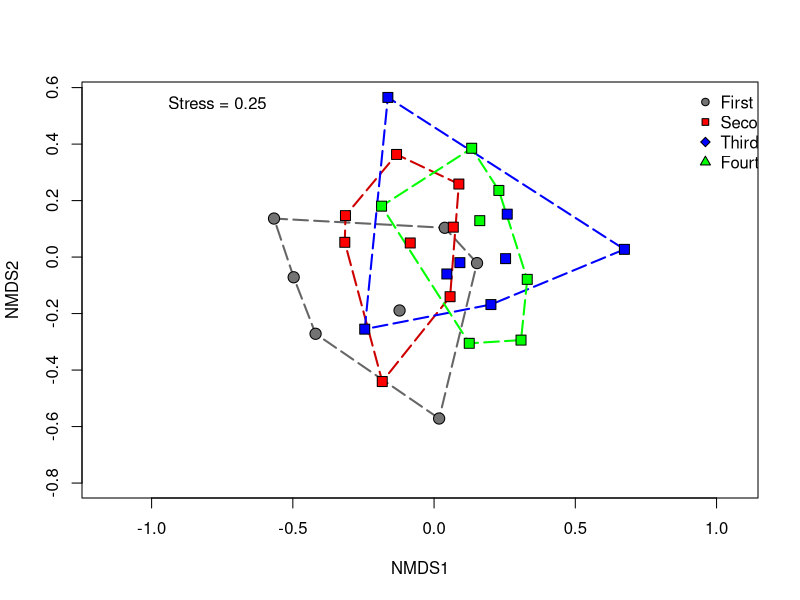

This chart was generated by the following R code:







library(ggplot2)
library(vegan)
library(tidyverse)
library(ggpubr)
library(patchwork)

WSFC.frm  <- read.csv("taxaWS.csv")
attach(WSFC.frm)
WSFC.frm
head(WSFC.frm)

env <- WSFC.frm[,1:3]
str(env)

taxa <- select(WSFC.frm, Acari:Polyplectopus)
set.seed(1)
taxa.mds <- metaMDS(taxa, distance = "bray", k = 2,trymax=100)  #using all the defaults
taxa.mds


# Plot --------------------------------------------------------------------


par(mfrow=c(1,1),mar=c(5.1, 4.1, 4.1, 2.1))
plot(taxa.mds,type="n")

ordihull(taxa.mds,group=env$WSFC,show.groups="First",lty=5,lwd=2, col="grey40")
ordihull(taxa.mds,group=env$WSFC,show.groups="Second",lty=5,lwd=2, col="red3")
ordihull(taxa.mds,group=env$WSFC,show.groups="Third",lty=5,lwd=2, col="blue")
ordihull(taxa.mds,group=env$WSFC,show.groups="Fourth",lty=5,lwd=2, col="green")


points(taxa.mds, display = "sites", cex=1.5, 
       select=which(env$WSFC=="First"),
       pch = 21,col="black", bg="gray45")

points(taxa.mds, display = "sites", cex=1.5, 
       select=which(env$WSFC=="Second"),
       pch = 22,col="black", bg="red")

points(taxa.mds, display = "sites", cex=1.5, 
       select=which(env$WSFC=="Third"),
       pch = 22,col="black", bg="blue")

points(taxa.mds, display = "sites", cex=1.5, 
       select=which(env$WSFC=="Fourth"),
       pch = 22,col="black", bg="green")

X1 <- grconvertX(0.9,"npc") # controla la ubicaci?n en el eje "X"
Y1 <- grconvertY(1,"npc") # controla la ubicaci?n en el eje "y"

legend(X1, Y1, pch=c(21,22,23,24), col="black",
       pt.bg = c("gray45","red","blue","green"), 
       legend = c("First", "Second","Third","Fourth"),
       box.col="white",bty="n",cex=1)



x.leg2<-grconvertX(0.2,"npc")
y.leg2<-grconvertY(0.95,"npc")

text(x.leg2, y.leg2, "Stress = 0.25", cex=1, font=1)

